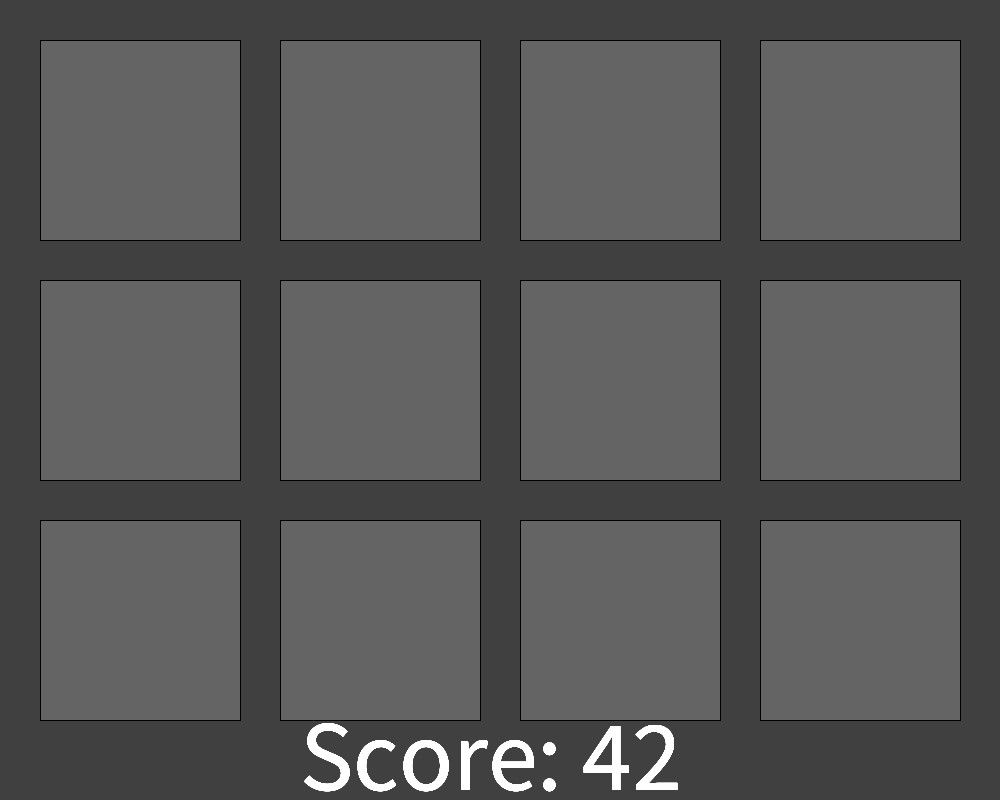
Frame 1 (no input)
Frame 60 (the mouse pressed at the canvas centre just before this capture): identical to frame 1, image omitted
Frame 120 (the mouse held since frame 60 and released just before this capture): identical to frame 1, image omitted

The Processing sketch that drew this single still picture (run headless with seeded random() and noise(); from frame 60 on, the mouse is pressed at the canvas centre):

// Processing sketch: set
// ── set.pde
/* Card class:
A card in Set has 3 properties: shape, color, and number.
*/

class Card {
  String shape;  // shape
  String c;  // color
  String shading; // shading
  int num;   // number
  int row;
  int col;
  boolean selected;
  

  public Card(String shape, String c, String shading, int num, int row, int col, boolean selected) {
    this.shape = shape;
    this.c = c;
    this.shading = shading;
    this.num = num;
    this.row = row;
    this.col = col;
    this.selected = false;
  }
}

ArrayList<Card> deck = new ArrayList<Card>();
ArrayList<Card> current = new ArrayList<Card>();


void setup() {
  size(1000, 800);
  for (int i = 0; i < 12; i++) {
    current.add(new Card("", "", "", 0, i / 4, i % 4, false));
  }
  for (int i = 0; i < 12; i++) {
    System.out.println(current.get(i).col);
  }
}

void draw() {
  background(64);
  
  // draw cards
  for (int row = 0; row < 3; row++) {
    for (int col = 0; col < 4; col++) {
      Card newCard = new Card("", "", "", 0, row, col, false);
      drawCard(newCard);
    }
  }
}

void drawCard(Card card) {
  int row = card.row;
  int col = card.col;
  int cardSize = 200;
  int marginSize = 40;
  int cardX = 40 + (col * (marginSize + cardSize));
  int cardY = 40 + (row * (marginSize + cardSize));
  fill(100);
  rect(cardX, cardY, cardSize, cardSize);
  
  int text_size = 100;
  fill(255);
  textSize(text_size);
  text("Score: 42", width / 2 - 200, height-10);
}

void drawShapes(Card card) {
  String shape = card.shape;
  String c = card.c;
  String shading = card.shading;
  int num = card.num;
  int r = card.row;
  int col = card.col;
}
